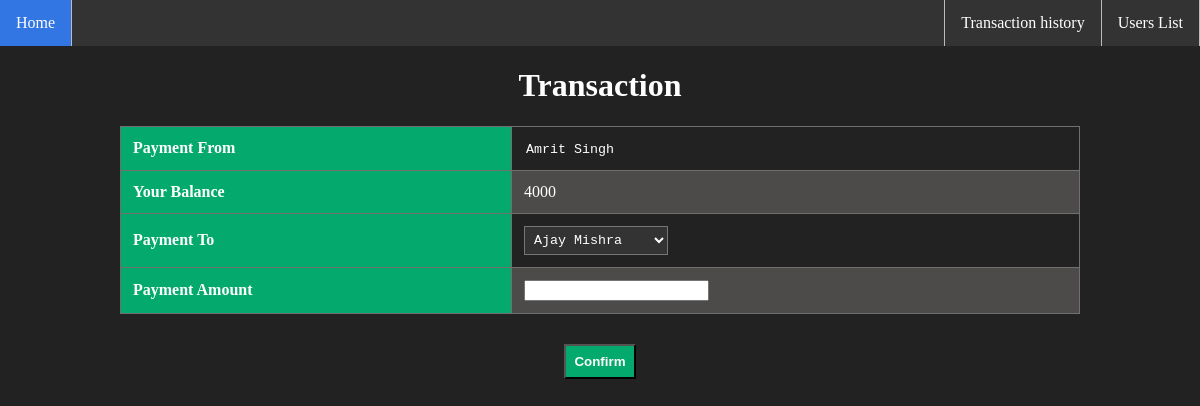
Page /sendto/2 on the earlier database version.
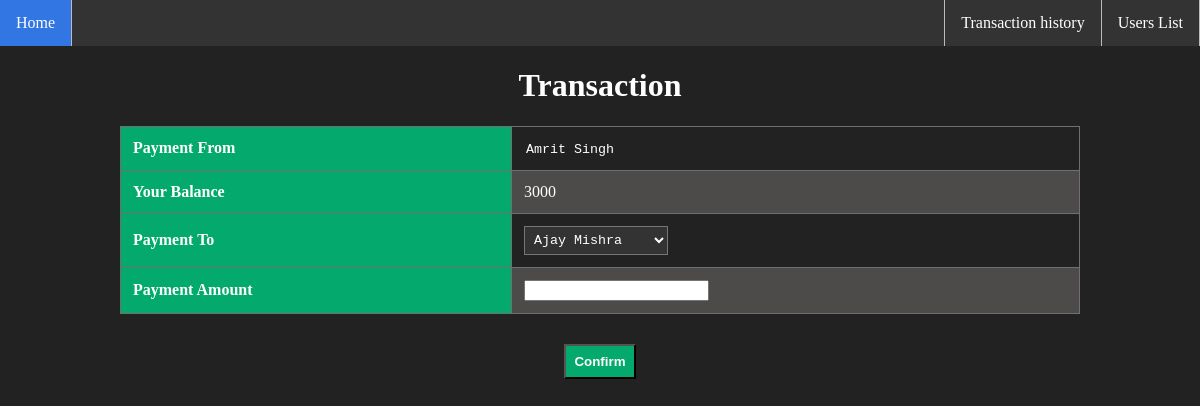
Same page on the later database version.
### app/models.py (models this page shows, shortened)
class Users(models.Model):
    name=models.CharField(max_length=25)
    email=models.EmailField(max_length=225,blank=True)
    balance=models.CharField(max_length=25)

### app/views.py (the view)
# urls.py: path('sendto/<str:pk>',views.sendto,name="sendto"),
def sendto(request,pk):
    user=Users.objects.get(id=pk)
    users=Users.objects.exclude(id=pk)
    return render(request,"sendto.html",{'user':user,'allUsers':users})

### templates/sendto.html (shortened to what this page needs)
<!DOCTYPE html>
{% extends 'home.html' %}
{% block content %}
<div class="sendto">
    {% block yesorno %}
<h1>Transaction</h1>
<form action="{% url 'app:sendform' %}" method="POST">
<div  class="userListTable">
<table>
    <tr>
    <th>Payment From</th>
    <td><input name="sendfrom" style="background:transparent; color:white; font-family:monospace; border:none; readonly:true; outline:none;" value="{{user.name}}" readonly/></td>
    </tr>
    <tr>
    <th>Your Balance</th>
    <td>{{user.balance}}</td>
    </tr>
    <tr>
    <th>Payment To</th>
    <td><select class="select" name="sendto">
        {% for i in allUsers %}
        <option>{{i.name}}</option>
        {% endfor %}
        </select></td>
    </tr>
    <tr>
    <th>Payment Amount</th>
    <td><input type="search" name="amount"></td>
    </tr>
</table>
</div>
    <input type="submit" class="confirmbtn" value="Confirm"/>
    </form>
    {% endblock %}
</div>
{% endblock %}

Differences in the rows shown:
changed Users "Amrit Singh": balance "4000" → "3000"
